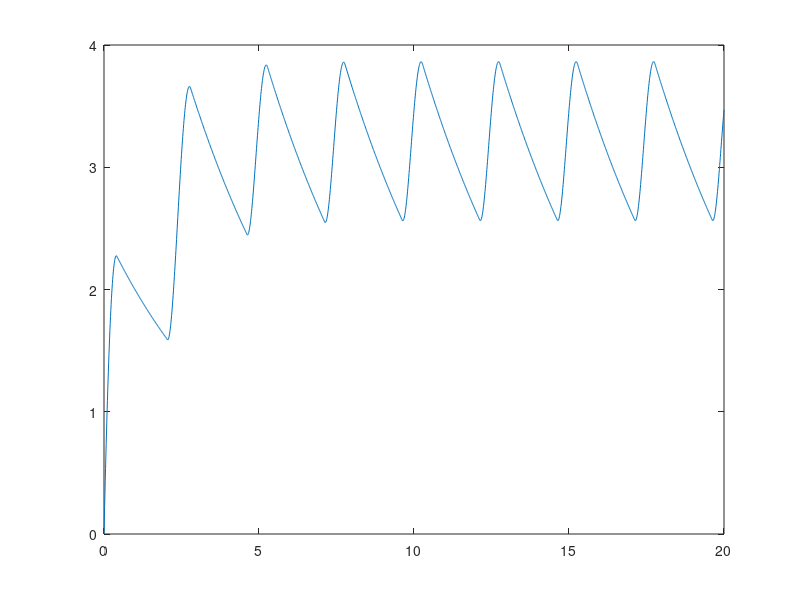

MATLAB code to generate this figure:
clear;

capacitance = 458 * 10^-6;
R1 = 1000;
R2 = 10000;
T = 2.5;

endtime = 20;
dt = 0.01;

dtScaled = endtime/dt;
timeline = 0:dt:endtime;
timelineScaled = 0:1:dtScaled;

US = 6*cos(2*pi*timeline/T);
UD = 0.82;
UC = zeros(dtScaled+1, 1);
charge = 0;
I2 = zeros(dtScaled+1, 1);

for t = 1 : dtScaled
  UR1 = US(t) - UD - UC(t);
  UR2 = UC(t);
  
  if (UR1 > 0)
    I1 = UR1 / R1;
  else
    I1 = 0;
  end
  
  I2(t) = UR2 / R2;
  
  charge = charge + (I1 - I2(t)) * dt;
  UC(t+1) = charge / capacitance;
end

figure();
plot(timeline, UC);